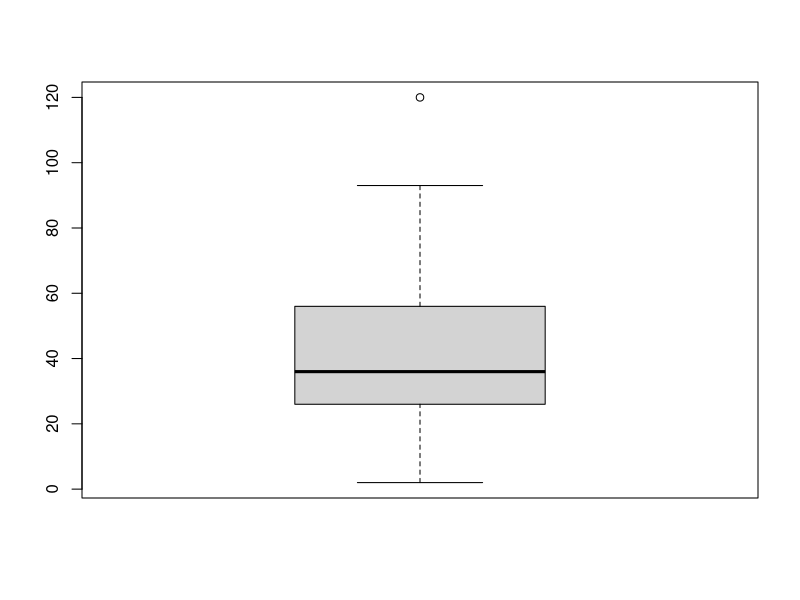
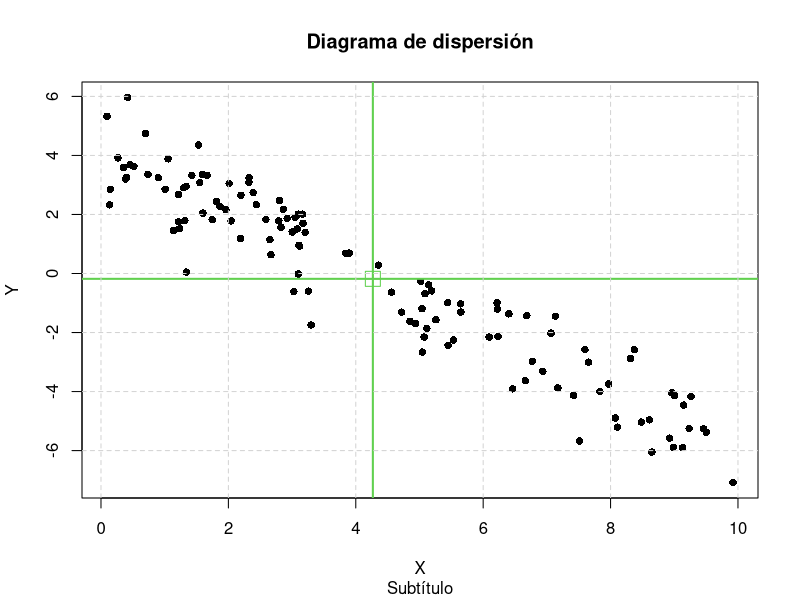
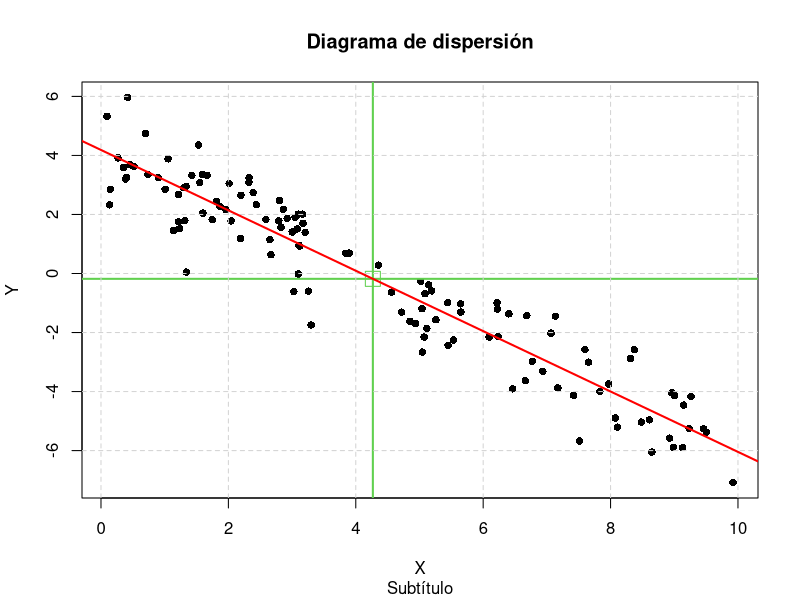
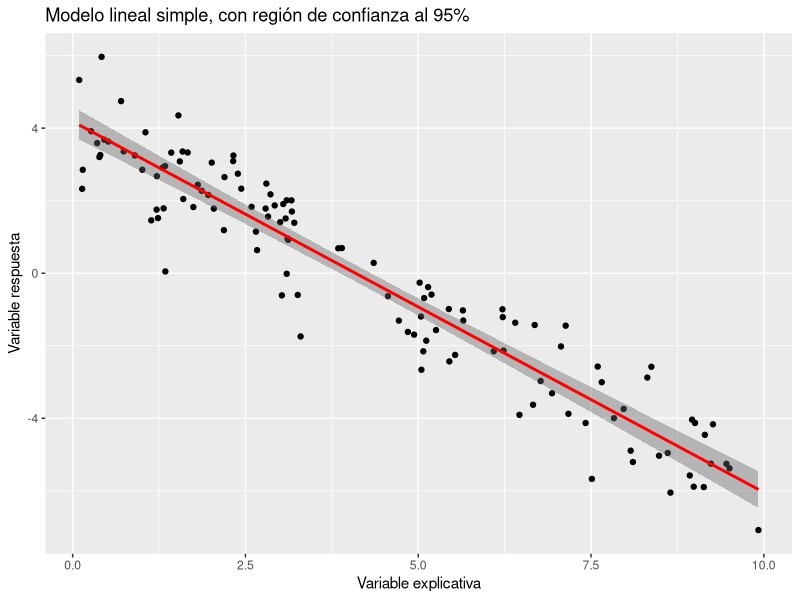
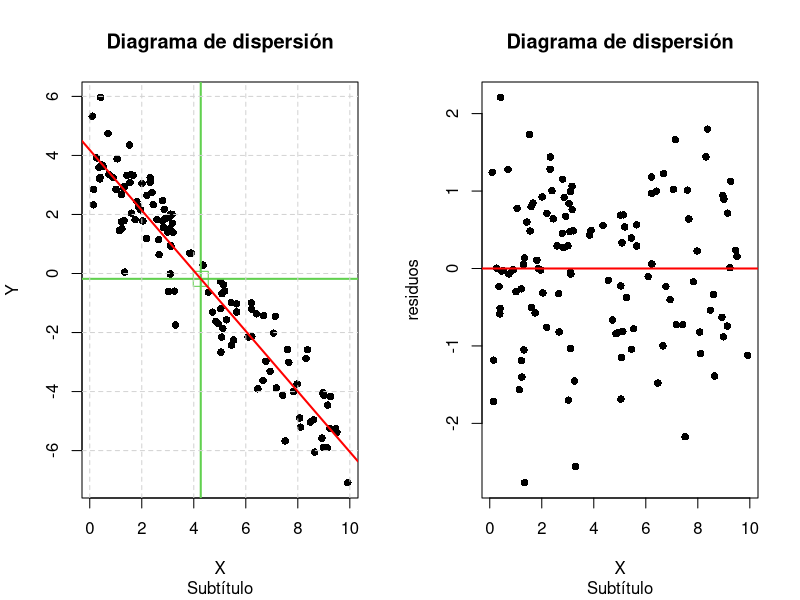
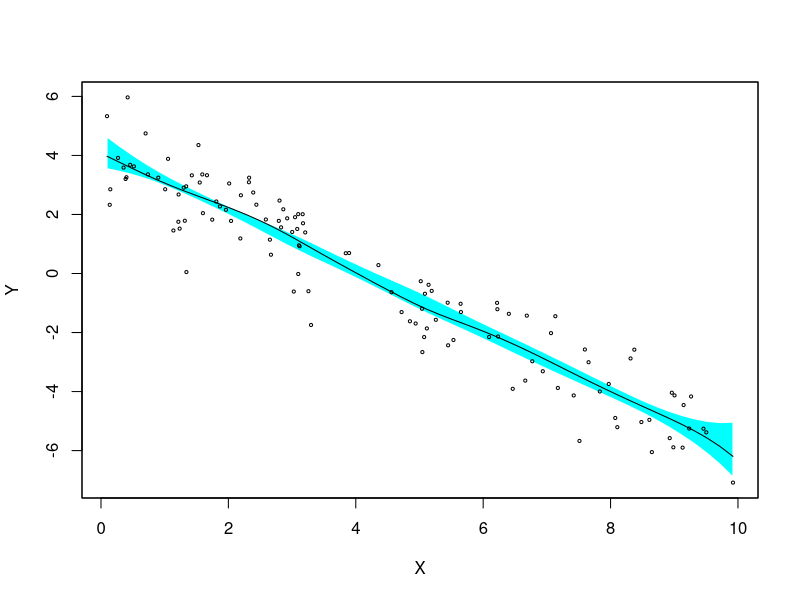

Reproduce these figures in R, in order.
## ---- chunk 1
knitr::opts_chunk$set(echo = TRUE)
## ---- chunk 2
boxplot(cars$dist)
## ---- chunk 3
#setwd(dirname(rstudioapi::getActiveDocumentContext()$path)) # Configurar wd a la carpeta actual (solo en RStudio) 
setwd("C:\\Users\\Pablo\\Desktop\\IE_Regresion")
datos <- read.table("datos_trabajo_temas6y7.txt", header=T, sep=" ", dec=".")
str(datos)
summary(datos)
head(datos)


datos = datos[,c("X", "Y47")]
str(datos)
X <- datos[,"X"]
Y <- datos[,"Y47"]

n <- length(Y)
## ---- chunk 4
covar = cov(X,Y)*(n-1)/n; covar           # Covarianza
cov(X,Y)                                  # Cuasicovarianza
cor(X, Y)                                 # Coeficiente de correlación
## ---- chunk 5
mX <- mean(X)
mY <- mean(Y)
## ---- chunk 6
representar <- function(){
  plot(X, Y,
       main="Diagrama de dispersión", pch=16,
       sub="Subtítulo")
  
  # Añadimos un punto para el vector de medias
  points(mX, mY, pch=12, col=3, cex=2)
  
  # Añadimos dos rectas para dividir en cuadrantes
  abline(v=mX, col=3, lty=1, lwd=2)   # Vertical
  abline(h=mY, col=3, lty=1, lwd=2)   # Horizontal
  
  
  grid(nx = NULL, ny = NULL, lty = 2, col = "lightgray", lwd = 1)
}

representar()
## ---- chunk 7
modelo=lm(Y~X)
modelo
## ---- chunk 8
var.X <- var(X)*(n-1)/n
beta0.gorro = mY - covar*mX/var.X; beta0.gorro
beta1.gorro = covar/var.X; beta1.gorro
var.error = sum((Y - beta0.gorro - beta1.gorro*X)^2)/(n-2); var.error
sd.error = sqrt(var.error); sd.error
## ---- chunk 9
modelo    # Información del modelo
modelo$coefficients         # beta0 gorro y beta1 gorro

# En modelo$residuals están los residuos
sum(modelo$residuals^2)/(n-2)
## ---- chunk 10
representar()
abline(modelo, col="red", lwd=2)
## ---- chunk 11
library(ggplot2)
p3 <- ggplot(datos, aes(x=X, y=Y)) +
  geom_point() +
  geom_smooth(formula=y~x, level=0.99, method=lm, color="red", fill="#666666", se=TRUE) + 
  labs(y = "Variable respuesta",
       x = "Variable explicativa",
       title = "Modelo lineal simple, con región de confianza al 95%")
p3
## ---- chunk 12
alfa <- 1 - 0.99
## ---- chunk 13
beta0.cuantil <- qt(1-alfa/2, df=n-2); beta0.cuantil
beta0.extremoinferior <- beta0.gorro - beta0.cuantil * sqrt(var.error * (1/n + mX^2/(n*var.X)))
beta0.extremosuperior <- beta0.gorro + beta0.cuantil * sqrt(var.error * (1/n + mX^2/(n*var.X)))
beta0.IC <- c(beta0.extremoinferior, beta0.extremosuperior); beta0.IC
## ---- chunk 14
beta1.cuantil <- beta0.cuantil
beta1.extremoinferior <- beta1.gorro - beta1.cuantil*sqrt(var.error/(var.X * n))
beta1.extremosuperior <- beta1.gorro + beta1.cuantil*sqrt(var.error/(var.X * n))
beta1.IC <- c(beta1.extremoinferior, beta1.extremosuperior); beta1.IC
## ---- chunk 15
var.error.cuantilinferior <- qchisq(alfa/2, df=n-2)
var.error.cuantilsuperior <- qchisq(1-alfa/2, df=n-2)
var.error.extremoinferior <- (n-2)*var.error^2/var.error.cuantilsuperior
var.error.extremosuperior <- (n-2)*var.error^2/var.error.cuantilinferior
var.error.IC <- c(var.error.extremoinferior, var.error.extremosuperior); var.error.IC
## ---- chunk 16
confint(modelo, level=0.99)
## ---- chunk 17
#contraste de significacion para beta0
beta0.t <- abs(beta0.gorro) / (sqrt(var.error * (1/n + mX^2/(n*var.X)))); beta0.t
beta1.t <- abs(beta1.gorro) / (sd.error / sqrt(n*var.X)); beta1.t
beta0.t > beta0.cuantil # TRUE --> Aceptamos la hipótesis nula de que el modelo tiene origen distinto de 0 
beta1.t > beta1.cuantil # TRUE --> Aceptamos la hipótesis nula de que el modelo depende de la variable X
dt(beta0.t, df=n-2); # El p-valor es 0 --> La hipótesis nula es cierta para cualquier nivel de signif.

## ---- chunk 18
summary(modelo)
## ---- chunk 19
par(mfrow=c(1,2))

representar()
abline(modelo, col="red", lwd=2)


residuos <- Y - beta0.gorro - beta1.gorro*X
plot(X, residuos,
     main="Diagrama de dispersión", pch=16,
     sub="Subtítulo")
abline(h=0, col="red", lwd=2)

par(mfrow=c(1,1))
## ---- chunk 20
library(sm)
sm.regression(X, Y, model="linear")
